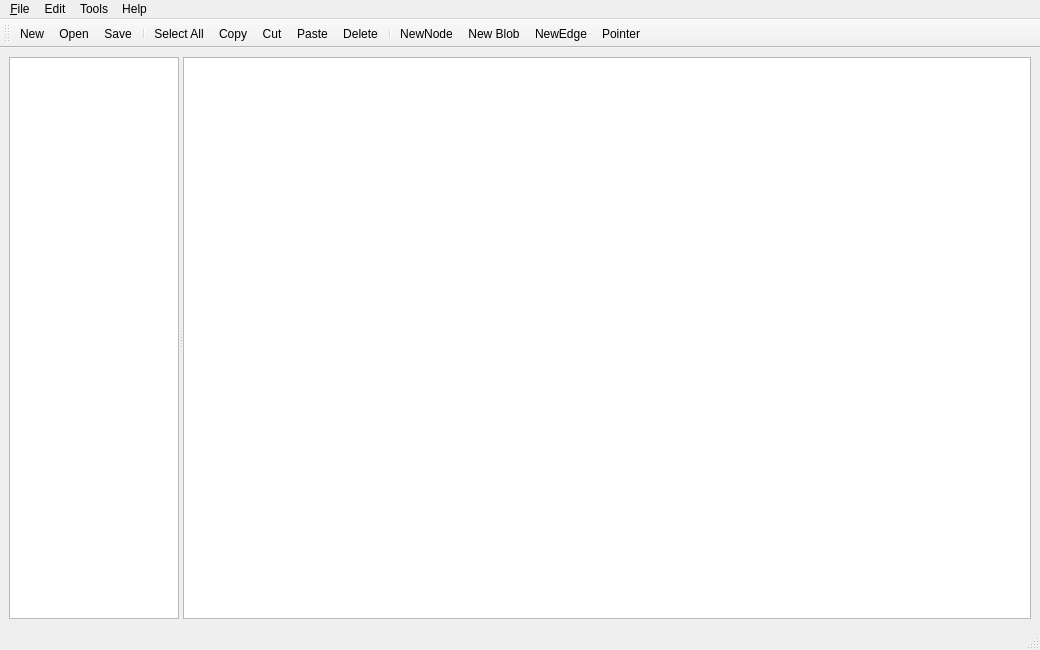
<?xml version="1.0" encoding="UTF-8"?>
<ui version="4.0">
 <class>MainWindow</class>
 <widget class="QMainWindow" name="MainWindow">
  <property name="geometry">
   <rect>
    <x>0</x>
    <y>0</y>
    <width>1040</width>
    <height>650</height>
   </rect>
  </property>
  <property name="windowTitle">
   <string>MainWindow</string>
  </property>
  <widget class="QWidget" name="centralwidget">
   <layout class="QHBoxLayout" name="horizontalLayout">
    <item>
     <widget class="QSplitter" name="splitter">
      <property name="sizePolicy">
       <sizepolicy hsizetype="Expanding" vsizetype="Preferred">
        <horstretch>1</horstretch>
        <verstretch>0</verstretch>
       </sizepolicy>
      </property>
      <property name="orientation">
       <enum>Qt::Orientation::Horizontal</enum>
      </property>
      <widget class="QListWidget" name="listWidget">
       <property name="sizePolicy">
        <sizepolicy hsizetype="Expanding" vsizetype="Expanding">
         <horstretch>1</horstretch>
         <verstretch>0</verstretch>
        </sizepolicy>
       </property>
       <property name="minimumSize">
        <size>
         <width>100</width>
         <height>0</height>
        </size>
       </property>
       <property name="baseSize">
        <size>
         <width>100</width>
         <height>0</height>
        </size>
       </property>
       <property name="focusPolicy">
        <enum>Qt::FocusPolicy::WheelFocus</enum>
       </property>
       <property name="alternatingRowColors">
        <bool>true</bool>
       </property>
       <property name="selectionMode">
        <enum>QAbstractItemView::SelectionMode::SingleSelection</enum>
       </property>
       <property name="isWrapping" stdset="0">
        <bool>true</bool>
       </property>
      </widget>
      <widget class="QGraphicsView" name="graphicsView">
       <property name="sizePolicy">
        <sizepolicy hsizetype="Expanding" vsizetype="Expanding">
         <horstretch>5</horstretch>
         <verstretch>0</verstretch>
        </sizepolicy>
       </property>
       <property name="minimumSize">
        <size>
         <width>400</width>
         <height>0</height>
        </size>
       </property>
      </widget>
     </widget>
    </item>
   </layout>
  </widget>
  <widget class="QMenuBar" name="menubar">
   <property name="geometry">
    <rect>
     <x>0</x>
     <y>0</y>
     <width>1040</width>
     <height>22</height>
    </rect>
   </property>
   <widget class="QMenu" name="menuFile">
    <property name="title">
     <string>&amp;File</string>
    </property>
    <addaction name="action_New"/>
    <addaction name="action_Open"/>
    <addaction name="actionSave"/>
    <addaction name="actionSave_As"/>
    <addaction name="actionClose"/>
    <addaction name="separator"/>
    <addaction name="actionPrint"/>
    <addaction name="actionExport"/>
   </widget>
   <widget class="QMenu" name="menuEdit">
    <property name="title">
     <string>Edit</string>
    </property>
    <addaction name="actionCopy"/>
    <addaction name="actionCut"/>
    <addaction name="actionPaste"/>
    <addaction name="separator"/>
    <addaction name="action_Delete"/>
    <addaction name="actionSelect_All"/>
    <addaction name="actionSelect_None"/>
    <addaction name="actionZoomIn"/>
    <addaction name="actionZoomOut"/>
    <addaction name="separator"/>
    <addaction name="actionNewNode"/>
    <addaction name="actionNewBlob"/>
    <addaction name="actionNewEdge"/>
   </widget>
   <widget class="QMenu" name="menuTools">
    <property name="title">
     <string>Tools</string>
    </property>
   </widget>
   <widget class="QMenu" name="menuHelp">
    <property name="title">
     <string>Help</string>
    </property>
    <addaction name="action_About"/>
    <addaction name="action_Credits"/>
   </widget>
   <addaction name="menuFile"/>
   <addaction name="menuEdit"/>
   <addaction name="menuTools"/>
   <addaction name="menuHelp"/>
  </widget>
  <widget class="QStatusBar" name="statusbar"/>
  <widget class="QToolBar" name="sys_toolBar">
   <property name="windowTitle">
    <string>toolBar</string>
   </property>
   <attribute name="toolBarArea">
    <enum>TopToolBarArea</enum>
   </attribute>
   <attribute name="toolBarBreak">
    <bool>false</bool>
   </attribute>
   <addaction name="action_New"/>
   <addaction name="action_Open"/>
   <addaction name="actionSave"/>
   <addaction name="separator"/>
   <addaction name="actionSelect_All"/>
   <addaction name="actionCopy"/>
   <addaction name="actionCut"/>
   <addaction name="actionPaste"/>
   <addaction name="action_Delete"/>
   <addaction name="separator"/>
   <addaction name="actionNewNode"/>
   <addaction name="actionNewBlob"/>
   <addaction name="actionNewEdge"/>
   <addaction name="actionPointer"/>
  </widget>
  <action name="action_New">
   <property name="icon">
    <iconset theme="QIcon::ThemeIcon::DocumentNew"/>
   </property>
   <property name="text">
    <string>&amp;New</string>
   </property>
   <property name="shortcut">
    <string>Ctrl+N</string>
   </property>
  </action>
  <action name="action_About">
   <property name="text">
    <string>&amp;About</string>
   </property>
  </action>
  <action name="action_Credits">
   <property name="text">
    <string>&amp;Credits</string>
   </property>
   <property name="menuRole">
    <enum>QAction::MenuRole::TextHeuristicRole</enum>
   </property>
  </action>
  <action name="actionSave">
   <property name="icon">
    <iconset theme="QIcon::ThemeIcon::DocumentSave"/>
   </property>
   <property name="text">
    <string>Save</string>
   </property>
   <property name="shortcut">
    <string>Ctrl+S</string>
   </property>
  </action>
  <action name="actionSave_As">
   <property name="text">
    <string>Save As</string>
   </property>
  </action>
  <action name="actionClose">
   <property name="text">
    <string>Close</string>
   </property>
  </action>
  <action name="actionPrint">
   <property name="text">
    <string>Print</string>
   </property>
   <property name="shortcut">
    <string>Ctrl+P</string>
   </property>
  </action>
  <action name="actionExport">
   <property name="text">
    <string>Export</string>
   </property>
  </action>
  <action name="actionCopy">
   <property name="icon">
    <iconset theme="QIcon::ThemeIcon::EditCopy"/>
   </property>
   <property name="text">
    <string>Copy</string>
   </property>
   <property name="shortcut">
    <string>Ctrl+C</string>
   </property>
  </action>
  <action name="actionCut">
   <property name="icon">
    <iconset theme="QIcon::ThemeIcon::EditCut"/>
   </property>
   <property name="text">
    <string>Cut</string>
   </property>
   <property name="shortcut">
    <string>Ctrl+X</string>
   </property>
  </action>
  <action name="actionPaste">
   <property name="icon">
    <iconset theme="QIcon::ThemeIcon::EditPaste"/>
   </property>
   <property name="text">
    <string>Paste</string>
   </property>
   <property name="shortcut">
    <string>Ctrl+V</string>
   </property>
  </action>
  <action name="action_Open">
   <property name="icon">
    <iconset theme="QIcon::ThemeIcon::DocumentOpen"/>
   </property>
   <property name="text">
    <string>&amp;Open</string>
   </property>
   <property name="shortcut">
    <string>Ctrl+O</string>
   </property>
  </action>
  <action name="action_Delete">
   <property name="icon">
    <iconset theme="QIcon::ThemeIcon::EditDelete"/>
   </property>
   <property name="text">
    <string>&amp;Delete</string>
   </property>
   <property name="shortcut">
    <string>Del</string>
   </property>
  </action>
  <action name="actionSelect_All">
   <property name="icon">
    <iconset theme="QIcon::ThemeIcon::EditSelectAll"/>
   </property>
   <property name="text">
    <string>Select All</string>
   </property>
   <property name="shortcut">
    <string>Ctrl+A</string>
   </property>
  </action>
  <action name="actionSelect_None">
   <property name="text">
    <string>Select None</string>
   </property>
   <property name="shortcut">
    <string>Ctrl+Shift+A</string>
   </property>
  </action>
  <action name="actionNewNode">
   <property name="icon">
    <iconset>
     <normaloff>src/icons/node.png</normaloff>src/icons/node.png</iconset>
   </property>
   <property name="text">
    <string>NewNode</string>
   </property>
   <property name="toolTip">
    <string>Add a node</string>
   </property>
   <property name="shortcut">
    <string>N</string>
   </property>
   <property name="menuRole">
    <enum>QAction::MenuRole::NoRole</enum>
   </property>
  </action>
  <action name="actionZoomIn">
   <property name="text">
    <string>ZoomIn</string>
   </property>
  </action>
  <action name="actionZoomOut">
   <property name="text">
    <string>ZoomOut</string>
   </property>
  </action>
  <action name="actionNewEdge">
   <property name="icon">
    <iconset>
     <normaloff>src/icons/icons8-double-path-50e.png</normaloff>src/icons/icons8-double-path-50e.png</iconset>
   </property>
   <property name="text">
    <string>NewEdge</string>
   </property>
   <property name="toolTip">
    <string>Add an Edge</string>
   </property>
   <property name="shortcut">
    <string>E</string>
   </property>
  </action>
  <action name="actionPointer">
   <property name="icon">
    <iconset>
     <normaloff>src/icons/cursor.png</normaloff>src/icons/cursor.png</iconset>
   </property>
   <property name="text">
    <string>Pointer</string>
   </property>
   <property name="toolTip">
    <string>Select</string>
   </property>
   <property name="shortcut">
    <string>Esc</string>
   </property>
   <property name="menuRole">
    <enum>QAction::MenuRole::NoRole</enum>
   </property>
  </action>
  <action name="actionNewBlob">
   <property name="icon">
    <iconset>
     <normaloff>src/icons/blob.png</normaloff>src/icons/blob.png</iconset>
   </property>
   <property name="text">
    <string>New Blob</string>
   </property>
   <property name="shortcut">
    <string>B</string>
   </property>
  </action>
  <action name="actionsdsd">
   <property name="text">
    <string>sdsd</string>
   </property>
  </action>
 </widget>
 <resources/>
 <connections/>
</ui>
